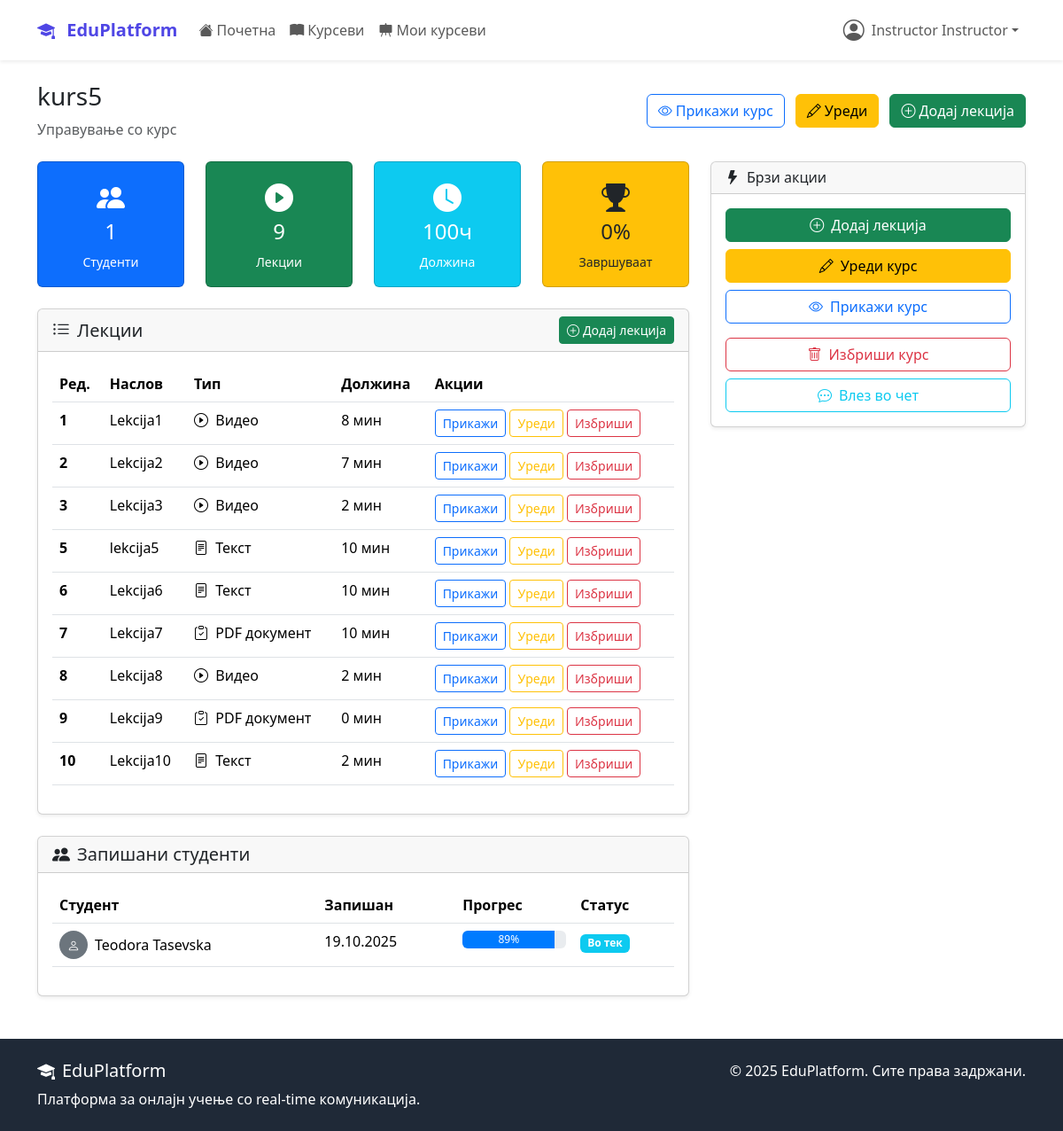
Page /courses/kurs5/manage/ (signed in) on the earlier database version.
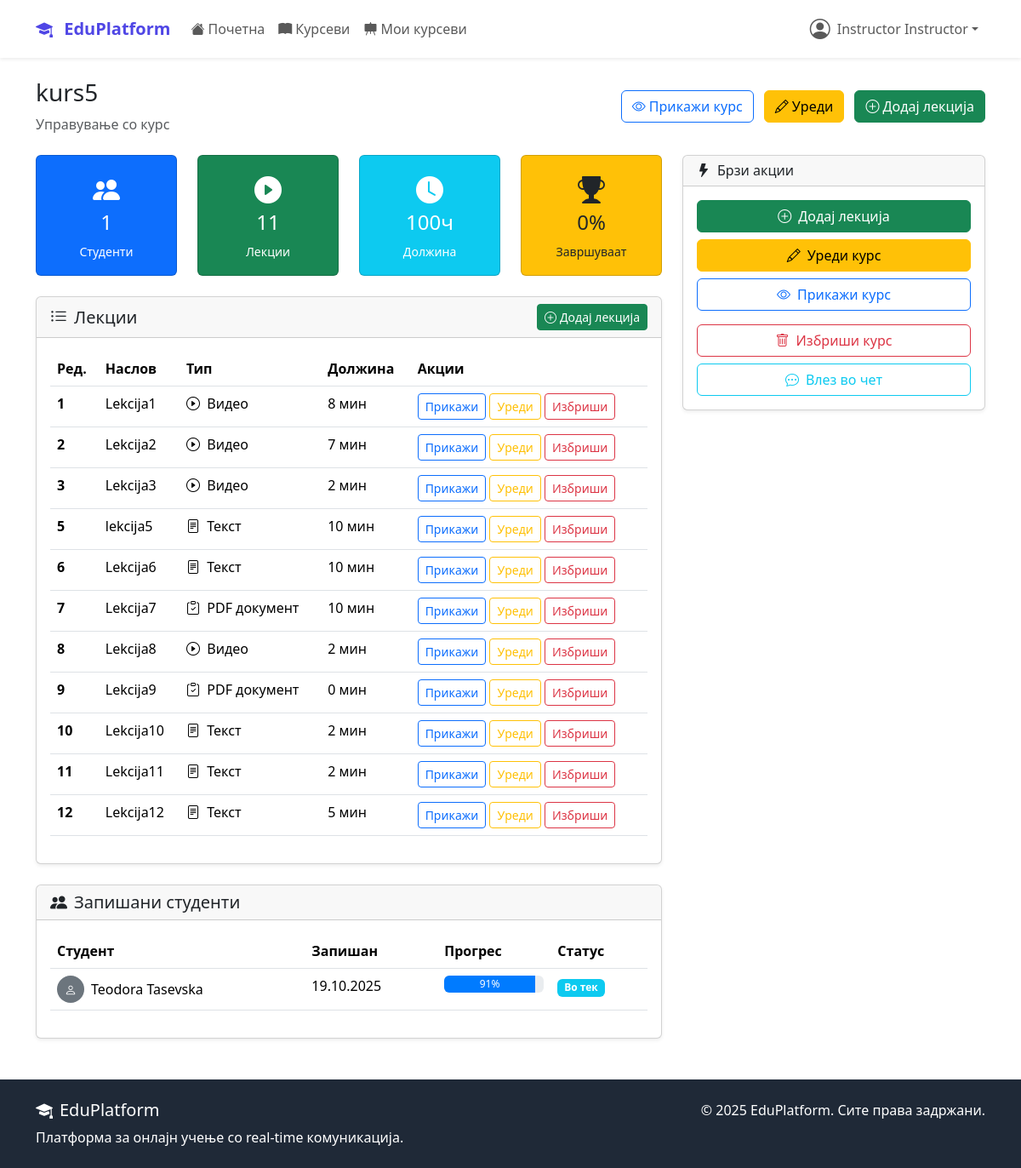
Same page on the later database version.
### courses/models.py (models this page shows, shortened)
class Lesson(models.Model):
    LESSON_TYPE_CHOICES = (
        ('video', 'Видео'),
        ('text', 'Текст'),
        ('pdf', 'PDF документ'),
    )
    course = models.ForeignKey(Course, on_delete=models.CASCADE, related_name='lessons')
    title = models.CharField(max_length=200)
    content = models.TextField(blank=True)
    video_url = models.URLField(blank=True)
    video_file = models.FileField(upload_to='lesson_videos/', blank=True)
    pdf_file = models.FileField(upload_to='lesson_pdfs/', blank=True, null=True)
    lesson_type = models.CharField(max_length=20, choices=LESSON_TYPE_CHOICES)
    order = models.PositiveIntegerField()
    duration_minutes = models.PositiveIntegerField(default=0)
    is_free = models.BooleanField(default=False)
    created_at = models.DateTimeField(auto_now_add=True)
    class Meta:
        ordering = ['course', 'order']
        unique_together = ['course', 'order']

class Enrollment(models.Model):
    student = models.ForeignKey(
        settings.AUTH_USER_MODEL,
        on_delete=models.CASCADE,
        related_name='enrollments'
    )
    course = models.ForeignKey(Course, on_delete=models.CASCADE, related_name='enrollments')
    enrolled_at = models.DateTimeField(auto_now_add=True)
    is_active = models.BooleanField(default=True)
    is_completed = models.BooleanField(default=False)
    completed_at = models.DateTimeField(null=True, blank=True)
    progress_percentage = models.FloatField(default=0.0)
    class Meta:
        unique_together = ['student', 'course']

### accounts/models.py (models this page shows, shortened)
class User(AbstractUser):
    USER_TYPE_CHOICES = (
        ('student', 'Студент'),
        ('instructor', 'Инструктор'),
        ('admin', 'Администратор'),
    )
    user_type = models.CharField(
        max_length=20,
        choices=USER_TYPE_CHOICES,
        default='student'
    )
    bio = models.TextField(max_length=500, blank=True)
    profile_picture = models.ImageField(
        upload_to='profile_pics/',
        blank=True,  # Додадено
        null=True    # Додадено
    )
    birth_date = models.DateField(null=True, blank=True)
    phone_number = models.CharField(max_length=15, blank=True)
    created_at = models.DateTimeField(auto_now_add=True)
    updated_at = models.DateTimeField(auto_now=True)

### courses/views.py (the view)
# urls.py: path('<slug:slug>/manage/', views.CourseManageView.as_view(), name='manage'),
class CourseManageView(InstructorRequiredMixin, DetailView):
    model = Course
    template_name = 'courses/manage.html'
    context_object_name = 'course'
    def get_queryset(self):
        return Course.objects.filter(instructor=self.request.user)
    def get_context_data(self, **kwargs):
        context = super().get_context_data(**kwargs)
        course = self.object
        context['lessons'] = course.lessons.all().order_by('order')
        context['enrollments'] = Enrollment.objects.filter(
            course=course,
            is_active=True
        ).select_related('student').order_by('-enrolled_at')
        return context

### courses/models.py (called while the page is built)
    def get_absolute_url(self):
        return reverse('courses:detail', kwargs={'slug': self.slug})

    def get_completion_rate(self):
        total_enrollments = self.enrollments.filter(is_active=True).count()
        if total_enrollments == 0:
            return 0
        completed = self.enrollments.filter(is_completed=True).count()
        return (completed / total_enrollments) * 100

### courses/views.py (called while the page is built)
    def test_func(self):
        return self.request.user.is_authenticated and self.request.user.user_type in ['instructor', 'admin']

### templates/courses/manage.html (shortened to what the changed rows need)
{% extends 'base.html' %}
{% load l10n %}
{% block content %}
<div class="container mt-4">
    <div class="row">
        <div class="col-lg-8">
            <div class="row mb-4">
                <div class="col-md-3">
                    <div class="card bg-success text-white">
                        <div class="card-body text-center">
                            <i class="bi bi-play-circle-fill mb-2" style="font-size: 2rem;"></i>
                            <h4>{{ lessons.count }}</h4>
                            <small>Лекции</small>
                        </div>
                    </div>
                </div>
            </div>
            <div class="card shadow-sm mb-4">
                <div class="card-body">
                    {% if lessons %}
                        <div class="table-responsive">
                            <table class="table table-hover">
                                <thead>
                                    <tr>
                                        <th>Ред.</th>
                                        <th>Наслов</th>
                                        <th>Тип</th>
                                        <th>Должина</th>
                                        <th>Акции</th>
                                    </tr>
                                </thead>
                                <tbody>
                                    {% for lesson in lessons %}
                                    <tr>
                                        <td><strong>{{ lesson.order }}</strong></td>
                                        <td>{{ lesson.title }}</td>
                                        <td>
                                            <i class="bi bi-{% if lesson.lesson_type == 'video' %}play-circle{% elif lesson.lesson_type == 'text' %}file-text{% elif lesson.lesson_type == 'quiz' %}question-circle{% else %}clipboard-check{% endif %} me-1"></i>
                                            {{ lesson.get_lesson_type_display }}
                                        </td>
                                        <td>{{ lesson.duration_minutes }} мин</td>
                                        <td>
                                            <a href="{% url 'courses:lesson_detail' course.slug lesson.id %}"
                                               class="btn btn-sm btn-outline-primary">Прикажи</a>
                                            <a href="{% url 'courses:edit_lesson' course.slug lesson.id %}"
                                               class="btn btn-sm btn-outline-warning">Уреди</a>
                                            <a href="{% url 'courses:delete_lesson' course.slug lesson.id %}"
                                             class="btn btn-sm btn-outline-danger">Избриши</a>
                                        </td>
                                    </tr>
                                    {% endfor %}
                                </tbody>
                            </table>
                        </div>
                    {% endif %}
                </div>
            </div>
            <div class="card shadow-sm">
                <div class="card-body">
                    {% if enrollments %}
                        <div class="table-responsive">
                            <table class="table table-hover">
                                <thead>
                                    <tr>
                                        <th>Студент</th>
                                        <th>Запишан</th>
                                        <th>Прогрес</th>
                                        <th>Статус</th>
                                    </tr>
                                </thead>
                                <tbody>
                                    {% for enrollment in enrollments %}
                                    <tr>
                                        <td>
                                            <div class="d-flex align-items-center">
                                                {% if enrollment.student.profile_picture %}
                                                    <img src="{{ enrollment.student.profile_picture.url }}"
                                                         alt="{{ enrollment.student.get_full_name }}"
                                                         class="rounded-circle me-2" width="32" height="32">
                                                {% else %}
                                                    <div class="bg-secondary rounded-circle d-flex align-items-center justify-content-center me-2"
                                                         style="width: 32px; height: 32px;">
                                                        <i class="bi bi-person text-white small"></i>
                                                    </div>
                                                {% endif %}
                                                {{ enrollment.student.get_full_name|default:enrollment.student.username }}
                                            </div>
                                        </td>
                                        <td>{{ enrollment.enrolled_at|date:"d.m.Y" }}</td>
                                        <td>
    <div class="progress" style="height: 20px;">
        <div class="progress-bar" role="progressbar" style="width: {{ enrollment.progress_percentage|unlocalize }}%; background-color: #007bff;">
            {{ enrollment.progress_percentage|floatformat:0 }}%
        </div>
    </div>
</td>
                                        <td>
                                            {% if enrollment.is_completed %}
                                                <span class="badge bg-success">Завршен</span>
                                            {% elif enrollment.progress_percentage > 0 %}
                                                <span class="badge bg-info">Во тек</span>
                                            {% else %}
                                                <span class="badge bg-secondary">Започнат</span>
                                            {% endif %}
                                        </td>
                                    </tr>
                                    {% endfor %}
                                </tbody>
                            </table>
                        </div>
                    {% else %}
                        <div class="text-center py-4">
                            <i class="bi bi-people text-muted" style="font-size: 3rem;"></i>
                            <p class="text-muted mt-2">Сè уште нема запишани студенти.</p>
                        </div>
                    {% endif %}
                </div>
            </div>
        </div>
    </div>
</div>
{% endblock %}

Differences in the rows shown:
added Lesson: order "11", title "Lekcija11", lesson_type "Текст", duration_minutes "2"
added Lesson: order "12", title "Lekcija12", lesson_type "Текст", duration_minutes "5"
changed Enrollment "Teodora Tasevska": progress_percentage "89" → "91"
Other differences:
{{ lessons.count }}: "9" → "11"
